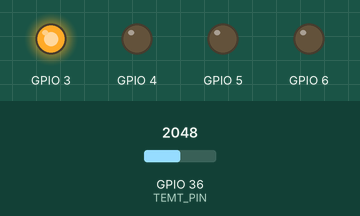
Simulated run of this sketch. Board: ESP32. Shown: output pins drawn as LEDs (lit = HIGH). Inputs (shaded band) come from the test bench; at power-on: GPIO 36 (TEMT_PIN) = 2048. What the sketch prints to the serial monitor is not drawn.

Above: at 0.1 s.
Timing chart, 0 to 1.6 s (numbered marks = the images above):
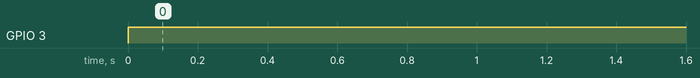

Measured:
- by itself, GPIO 3: LOW → HIGH at 0.00 s

The sketch:

sketch_oct09b.ino
```cpp
#include <Arduino_FreeRTOS.h>

/*----------------------------------------------------------------------------*/
/*                                 Includes                                   */
/*----------------------------------------------------------------------------*/

/*----------------------------------------------------------------------------*/
/*                               Local defines                                */
/*----------------------------------------------------------------------------*/
#define ECHO_PIN    (2u)    /* Digital output PIN_2   */
#define TRIGGER_PIN (3u)    /* Digital input PIN_3    */
#define BLUE_PIN    (4u)    /* Digital output PIN_4   */
#define GREEN_PIN   (5u)    /* Digital output PIN_5   */
#define RED_PIN     (6u)    /* Digital output PIN_6   */

#define TEMT_PIN    (A0)    /* Analog input PIN_0    */

#define MAX_DISTANCE (100u)
#define MIN_LIGHT_INTENSITY (50u)
#define NUMBER_OF_SAMPLES_AVERAGE (5u)
/*----------------------------------------------------------------------------*/
/*                              Local data types                              */
/*----------------------------------------------------------------------------*/

/*----------------------------------------------------------------------------*/
/*                             Global data at RAM                             */
/*----------------------------------------------------------------------------*/
long distance_cm;
long light_intensity_percentage;
bool system_controlled_led_status = false;
bool cloud_controlled_led_status = false;

/*----------------------------------------------------------------------------*/
/*                       Declaration of local functions                       */
/*----------------------------------------------------------------------------*/
/**
 * \brief     This function measures the distance;
 * \param     trigger_Pin: represents the HC-SR04 sensor trigger pin
 * \param     echo_Pin: represents the HC-SR04 sensor echo pin
 * \return    The measured distance in cm
 */
void SDTR_MeasureDistance(void *pvParameters);
  /**
 * \brief     This function is used for reading an analog value;
 * \param     input_Pin: represents the pin used for reading the ADC value
 * \return    Light intensity
 */
void SDTR_FindLightIntensity(void *pvParameters);
  /**
 * \brief     This function is used for turning on/off a led;
 * \param     pin_Led: represents the IO microcontroller pin
 * \param     target_distance: threshold
 * \return    void
 */
 void SDTR_BlinkLed(void *pvParameters);
 void SDTR_GetDistance();
 void SDTR_GetIntenisty();
void SDTR_Blink();

/*----------------------------------------------------------------------------*/
/*                     Implementation of global functions                     */
/*----------------------------------------------------------------------------*/
/**
 * \brief     This function represents the init function;
 * \param     None
 * \return    None
 */
void setup() {

  // Initialize serial and wait for port to open:
  Serial.begin(9600);
  // This delay gives the chance to wait for a Serial Monitor without blocking if none is found
  //vTaskDelay(1);
  while(!Serial);

  //Pin settings
  pinMode(TRIGGER_PIN, OUTPUT);
  pinMode(ECHO_PIN, INPUT);
  pinMode(TEMT_PIN, INPUT);
  pinMode(BLUE_PIN, OUTPUT);
  pinMode(GREEN_PIN, OUTPUT);
  pinMode(RED_PIN, OUTPUT);


  //Task creation
 /* xTaskCreate(
    SDTR_UpdateCloud,            // Task function
    "SDTR_UpdateCloud",          // Name
    10000,                       // Stack size of the task
    NULL,                        // Parameters
    1,                           // Priority
    NULL);                       // Task handle
  */
  xTaskCreate(
    SDTR_MeasureDistance,        // Task function
    "SDTR_MeasureDistance",      // Name
    128,                       // Stack size of the task
    NULL,                        // Parameters
    1,                           // Priority
    NULL);                       // Task handle

  xTaskCreate(
    SDTR_FindLightIntensity,        // Task function
    "SDTR_FindLightIntensity",      // Name
    128,                       // Stack size of the task
    NULL,                        // Parameters
    1,                           // Priority
    NULL);                       // Task handle

  xTaskCreate(
    SDTR_BlinkLed,        // Task function
    "SDTR_BlinkLed",      // Name
    128,                       // Stack size of the task
    NULL,                        // Parameters
    1,                           // Priority
    NULL);                       // Task handle
}

void loop() {
  //empty
}

/*----------------------------------------------------------------------------*/
/*                     Implementation of local functions                      */
/*----------------------------------------------------------------------------*/

/*----------------------------------------------------------------------------*/
/* SDTR_MeasureDistance                                                      */
/*----------------------------------------------------------------------------*/

void SDTR_MeasureDistance(void *pvParameters) {
  (void) pvParameters;
  // A task shall never return or exit
  for(;;) {
  //Serial.println("READING DISTANCE SENSOR VALUE");
  Serial.println("TASK 1");
  SDTR_GetDistance();
  }
}

/*----------------------------------------------------------------------------*/
/* SDTR_GetDistance                                                     */
/*----------------------------------------------------------------------------*/
void SDTR_GetDistance() {
  long pulseWidthInMicro = 0;

  digitalWrite(TRIGGER_PIN, HIGH);
  //10 us wait = 0.01ms/portTICK_PERIOD_MS
  vTaskDelay(0.01/portTICK_PERIOD_MS);
  digitalWrite(TRIGGER_PIN, LOW);
  pulseWidthInMicro = pulseIn(ECHO_PIN, HIGH);
  distance_cm = (pulseWidthInMicro*340/10000)/2; //cm
  //distanta = (durata impuls*0,034secunde)/2
  Serial.print("Distance: ");
  Serial.print(distance_cm);
  Serial.print(" cm");
}

/*----------------------------------------------------------------------------*/
/* SDTR_FindLightIntensity                                                     */
/*----------------------------------------------------------------------------*/
void SDTR_FindLightIntensity(void *pvParameters) {
  (void) pvParameters;

    // A task shall never return or exit
  for(;;) {
    //Serial.println("READING LIGHT INTENSITY SENSOR VALUE");
    Serial.println("TASK 2");
    SDTR_GetIntensity();
  }
}

/*----------------------------------------------------------------------------*/
/* SDTR_GetIntensity                                                     */
/*----------------------------------------------------------------------------*/
void SDTR_GetIntensity() {
  long light_intensity_pin = 0; //pin light intensity
  long sum = 0;
  int adc_sample = 0;

  for(adc_sample = 0; adc_sample < NUMBER_OF_SAMPLES_AVERAGE; adc_sample++)
  {
    sum = sum + analogRead(TEMT_PIN);
  }

  light_intensity_pin = sum / NUMBER_OF_SAMPLES_AVERAGE;
  light_intensity_percentage = light_intensity_pin * 0.0977;
}

/*----------------------------------------------------------------------------*/
/* SDTR_BlinkLed                                                    */
/*----------------------------------------------------------------------------*/
void SDTR_BlinkLed(void *pvParameters) {
  (void) pvParameters;

  // A task shall never return or exit
  for(;;) {
    SDTR_Blink();
    Serial.println("TASK 3");
    //vTaskDelay(10);
  }
}

/*----------------------------------------------------------------------------*/
/* SDTR_Blink                                                 */
/*----------------------------------------------------------------------------*/
void SDTR_Blink() {
  if((distance_cm > MAX_DISTANCE) && (light_intensity_percentage < MIN_LIGHT_INTENSITY))
  {
    system_controlled_led_status = true;
    digitalWrite(RED_PIN, LOW);
    digitalWrite(BLUE_PIN, HIGH);
    digitalWrite(GREEN_PIN, HIGH);
  }
  else
  {
    system_controlled_led_status = false;
    digitalWrite(RED_PIN, LOW);
    digitalWrite(BLUE_PIN, LOW);
    digitalWrite(GREEN_PIN, LOW);
  }
}
```
